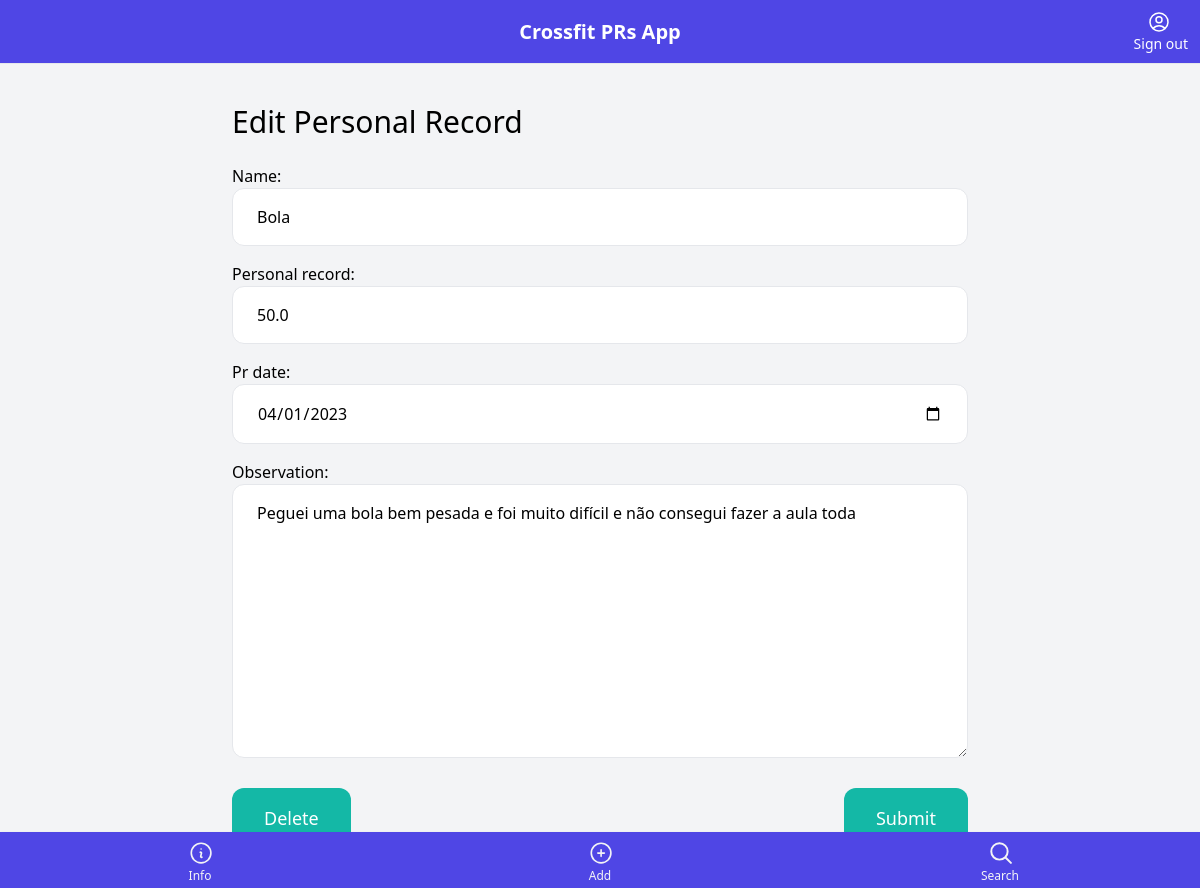
/14/edit/ (signed in), run on the app's committed database.
### core/models.py (models this page shows, shortened)
class Item(models.Model):
    name = models.CharField(max_length=255)
    observation = models.TextField(blank=True, null=True)
    personal_record = models.FloatField()
    pr_date = models.DateField()
    created_by = models.ForeignKey(User, related_name='items', on_delete=models.CASCADE)
    created_at = models.DateTimeField(auto_now_add=True)

### core/views.py (the view)
# urls.py: path('<int:pk>/edit/', edit, name="edit"),
@login_required
def edit(request, pk):
     item = get_object_or_404(Item, pk=pk, created_by=request.user)
     if request.method == 'POST':
          form = EditItemForm(request.POST, instance=item)
          if form.is_valid():
               form.save()
               return redirect('/')
     else:
          form = EditItemForm(instance=item)
     return render(request, 'core/form.html',{
          'form': form,
          'title': 'Edit Personal Record',
     })

### core/forms.py
class EditItemForm(forms.ModelForm):
    class Meta:
        model = Item
        fields = {'name', 'observation', 'personal_record', 'pr_date'}
        widgets = {
            'name': forms.TextInput(attrs={
                'class': INPUT_CLASSES
            }),
            'observation': forms.Textarea(attrs={
                'class': INPUT_CLASSES
            }),
            'personal_record': forms.NumberInput(attrs={
                'class': INPUT_CLASSES
            }),
            'pr_date': forms.DateInput(format=('%Y-%m-%d'), attrs={
                'class': INPUT_CLASSES,
                'type': 'date'
            }),
        }
    field_order  = ['name', 'personal_record', 'pr_date', 'observation']

### core/templates/core/form.html (shortened to what this page needs)
{% extends 'core/base.html' %}
{% block content %}
<h1 class="mb-6 text-3xl">{{title}}</h1>
<form method="post" action="." enctype="multipart/form-data">
    <div class="space-y-4">
        {{ form.as_p }}
    </div>
    <div class="flex justify-between">
        {% if form.instance.id %}
          <div>
            <a href="{% url 'delete' form.instance.id %}">
              <button type="button" class="mt-6 py-4 px-8 text-lg bg-teal-500 hover:bg-teal-700 rounded-xl text-white">Delete</button>
            </a>
          </div>
        {% endif %}
        <div class="ml-auto">
          <button class="mt-6 py-4 px-8 text-lg bg-teal-500 hover:bg-teal-700 rounded-xl text-white">Submit</button>
        </div>
    </div>
</form>
{% endblock %}

### data on the page
Item: name "Bola", personal_record "50.0", pr_date "04/01/2023", observation "Peguei uma bola bem pesada e foi muito difícil e não consegui fazer a aula toda"

### other printed values
{{ title }} "Edit Personal Record"
